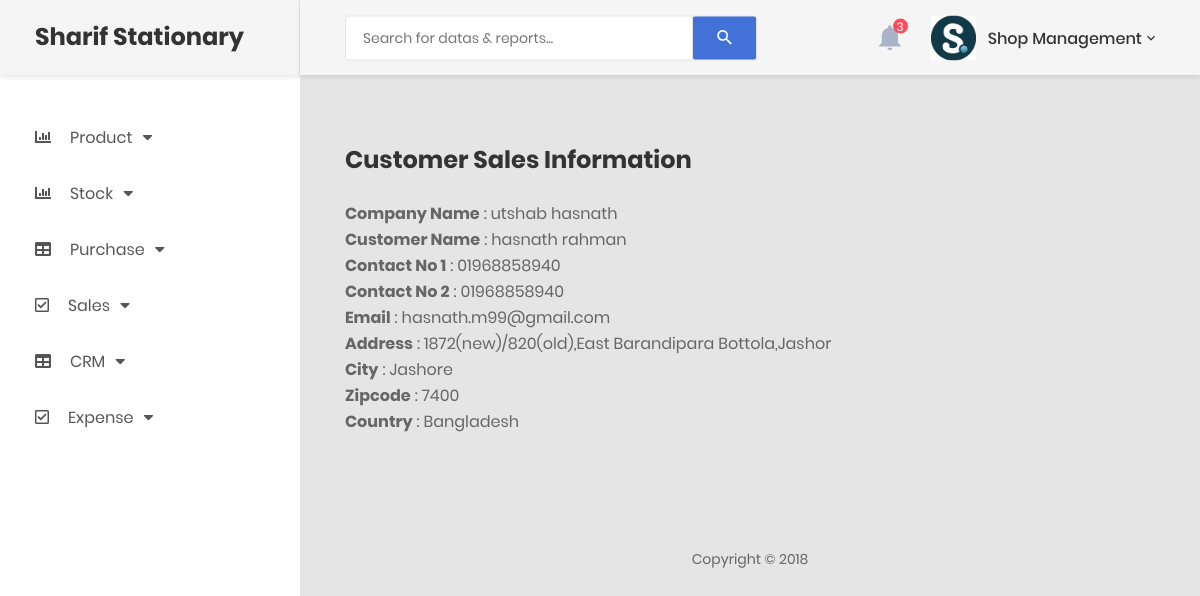
The page /inc.process/view_customer_details.php?id=1 (signed in) on the database its author committed.
### tables this page shows
CREATE TABLE `customer` (
  `id` int(11) NOT NULL,
  `company_name` varchar(50) NOT NULL,
  `customer_name` varchar(50) NOT NULL,
  `phn_no_1` varchar(50) NOT NULL,
  `phn_no_2` varchar(50) NOT NULL,
  `email` varchar(50) NOT NULL,
  `address` varchar(50) NOT NULL,
  `city` varchar(50) NOT NULL,
  `zip_code` varchar(50) NOT NULL,
  `country` varchar(50) NOT NULL
);

### inc.process/view_customer_details.php (the view, shortened to what this page needs)
<?php
require 'header.php';
$edit_id=$_GET['id'];
$query="select * from customer where id='$edit_id' ";
$query_run=mysqli_query($connect ,  $query);
if($query_run){
    while($row=mysqli_fetch_array($query_run)){
        $company_name=$row['company_name'];
        $customer_name=$row['customer_name'];
        $phn_no_1=$row['phn_no_1'];
        $phn_no_2=$row['phn_no_2'];
        $email=$row['email'];
        $address=$row['address'];
        $city=$row['city'];
        $zip_code=$row['zip_code'];
        $country=$row['country'];
    }
}
?>
            <div class="main-content">
                <div class="section__content section__content--p30">
                    <div class="container-fluid">
                            <div class="row m-t-30">
                            <div class="col-md-12">
                                <div class="table-responsive m-b-40">
                                    <table class="table table-borderless table-data3">
                                        <h3>Customer Sales Information</h3>
                                        <br>
                                        <p><b>Company Name</b> : <?php echo $company_name; ?></p>
                                        <p><b>Customer Name</b> : <?php echo $customer_name; ?></p>
                                        <p><b>Contact No 1</b> : <?php echo $phn_no_1; ?></p>
                                        <p><b>Contact No 2</b> : <?php echo $phn_no_2; ?></p>
                                        <p><b>Email</b> : <?php echo $email; ?></p>
                                        <p><b>Address</b> : <?php echo $address; ?></p>
                                        <p><b>City</b> : <?php echo $city; ?></p>
                                        <p><b>Zipcode</b> : <?php echo $zip_code; ?></p>
                                        <p><b>Country</b> : <?php echo $country; ?></p>
                                        <br>
                                    </table>
                                </div>
                                <br>
                            </div>
                        </div>
                        <div class="row">
                            <div class="col-md-12">
                                <div class="copyright">
                                    <p>Copyright © 2018 </p>
                                </div>
                            </div>
                        </div>
                    </div>
                </div>
            </div>
        </div>
    </div>
    <?php require 'footer.php' ?>

### rows shown on the page
customer: company_name "utshab hasnath", customer_name "hasnath rahman", phn_no_1 "01968858940", phn_no_2 "01968858940", email "hasnath.m99@gmail.com", address "1872(new)/820(old),East Barandipara Bottola,Jashor", city "Jashore", zip_code "7400", country "Bangladesh"
